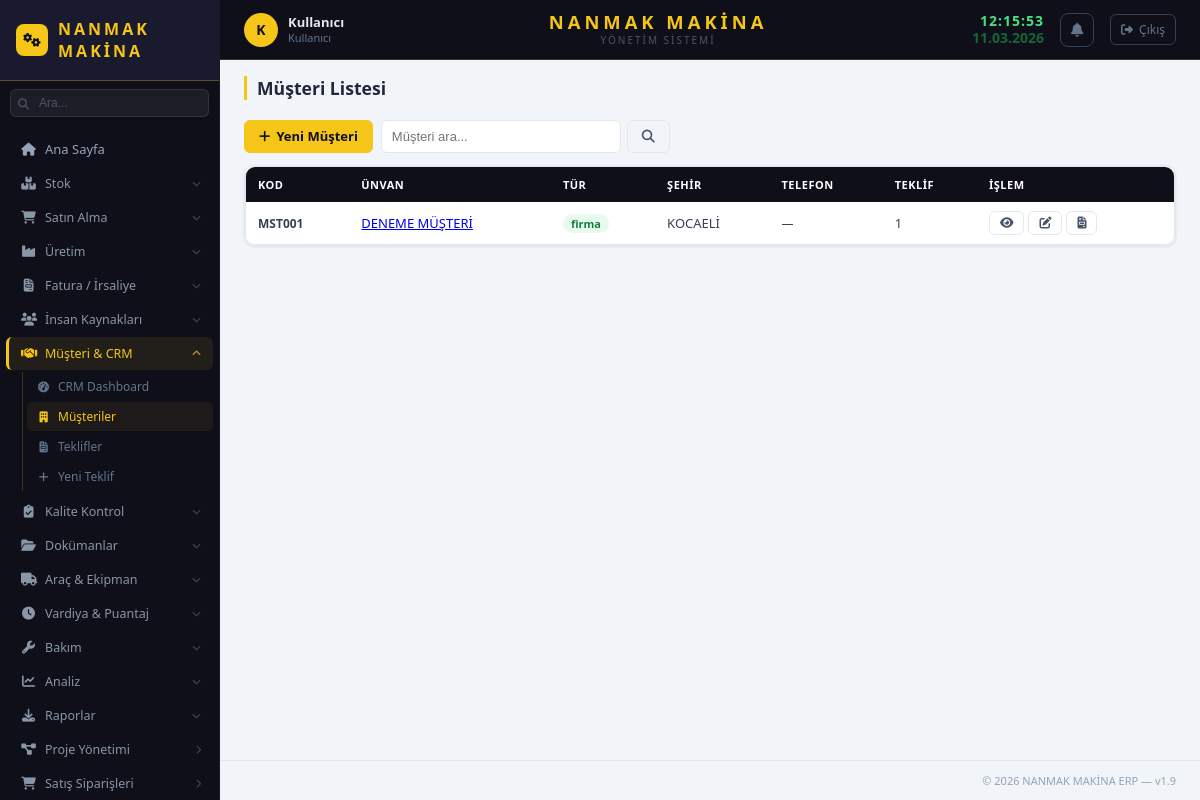
Page /crm/musteriler (signed in) on the committed database.
### app/stok/models/sistem_ayar.py (models this page shows, shortened)
class SistemAyar(db.Model):
    __tablename__ = 'sistem_ayar'
    id = db.Column(db.Integer, primary_key=True, autoincrement=True)
    anahtar = db.Column(db.String(100), unique=True, nullable=False)
    deger = db.Column(db.Text)
    aciklama = db.Column(db.String(200))
    guncelleme = db.Column(db.String(30), default=lambda: datetime.now().strftime('%d.%m.%Y %H:%M'))
    @staticmethod
    def get(anahtar, varsayilan=''):
        ayar = SistemAyar.query.filter_by(anahtar=anahtar).first()
        return ayar.deger if ayar else varsayilan

### app/crm/models/crm.py (models this page shows, shortened)
class Musteri(db.Model):
    __tablename__ = 'musteri'
    id = db.Column(db.Integer, primary_key=True, autoincrement=True)
    musteri_kodu = db.Column(db.String(30), unique=True, nullable=False)
    unvan = db.Column(db.String(150), nullable=False)
    tur = db.Column(db.String(20), default='firma')  # firma | bireysel
    vergi_no = db.Column(db.String(20))
    vergi_dairesi = db.Column(db.String(100))
    telefon = db.Column(db.String(20))
    email = db.Column(db.String(150))
    website = db.Column(db.String(150))
    adres = db.Column(db.Text)
    sehir = db.Column(db.String(50))
    ulke = db.Column(db.String(50), default='Türkiye')
    yetkili_ad = db.Column(db.String(100))
    yetkili_tel = db.Column(db.String(20))
    yetkili_email = db.Column(db.String(150))
    odeme_vadesi = db.Column(db.Integer, default=30)
    para_birimi = db.Column(db.String(10), default='TRY')
    kredi_limiti = db.Column(db.Float, default=0)
    sektor = db.Column(db.String(100))
    notlar = db.Column(db.Text)
    aktif = db.Column(db.Integer, default=1)
    olusturma_tarihi = db.Column(db.String(20), default=_simdi)
    teklifler = db.relationship('Teklif', backref='musteri', lazy=True)

### app/crm/routes/crm_routes.py (the view)
@crm_bp.route('/musteriler')
def musteri_liste():
    q = request.args.get('q', '')
    query = Musteri.query.filter_by(aktif=1)
    if q:
        query = query.filter(Musteri.unvan.ilike(f'%{q}%') | Musteri.musteri_kodu.ilike(f'%{q}%'))
    musteriler = query.order_by(Musteri.unvan).all()
    return render_template('crm/musteri_liste.html', musteriler=musteriler, q=q)

### app/__init__.py (called while the page is built)
def login_gerekli_mi(endpoint, path):
    for acik in ACIK_URLLAR:
        if path.startswith(acik):
            return False
    return True

### app/kullanici/models/kullanici.py (called while the page is built)
    def birincil_rol(self):
        if self.roller:
            return self.roller[0].rol
        return None

    def admin_mi(self):
        for kr in self.roller:
            if kr.rol and kr.rol.rol_adi == 'admin':
                return True
        return False

### app/crm/templates/crm/musteri_liste.html (shortened to what this page needs)
{% extends "base.html" %}
{% block page_title %}Müşteri Listesi{% endblock %}
{% block content %}
<div style="display:flex;gap:8px;margin-bottom:12px;flex-wrap:wrap;">
    <a href="{{ url_for('crm.musteri_form') }}" class="btn btn-primary"><i class="fas fa-plus"></i> Yeni Müşteri</a>
    <form method="GET" style="display:flex;gap:6px;flex:1;">
        <input type="text" name="q" value="{{ q }}" class="form-input" placeholder="Müşteri ara..." style="max-width:240px;">
        <button class="btn btn-ghost"><i class="fas fa-search"></i></button>
    </form>
</div>
<div class="card">
    <div class="table-container">
        <table class="data-table">
            <thead><tr><th>Kod</th><th>Ünvan</th><th>Tür</th><th>Şehir</th><th>Telefon</th><th>Teklif</th><th>İşlem</th></tr></thead>
            <tbody>
            {% for m in musteriler %}
            <tr>
                <td style="font-weight:600;font-size:12px;">{{ m.musteri_kodu }}</td>
                <td><a href="{{ url_for('crm.musteri_detay', id=m.id) }}" style="font-weight:500;">{{ m.unvan }}</a></td>
                <td><span class="status-badge {% if m.tur=='firma' %}acik{% else %}beklemede{% endif %}">{{ m.tur }}</span></td>
                <td>{{ m.sehir or '—' }}</td>
                <td style="font-size:12px;">{{ m.telefon or '—' }}</td>
                <td>{{ m.teklifler|length }}</td>
                <td style="display:flex;gap:4px;">
                    <a href="{{ url_for('crm.musteri_detay', id=m.id) }}" class="btn btn-ghost btn-sm"><i class="fas fa-eye"></i></a>
                    <a href="{{ url_for('crm.musteri_form', id=m.id) }}" class="btn btn-ghost btn-sm"><i class="fas fa-edit"></i></a>
                    <a href="{{ url_for('crm.teklif_form') }}?musteri_id={{ m.id }}" class="btn btn-ghost btn-sm" title="Yeni Teklif"><i class="fas fa-file-invoice"></i></a>
                </td>
            </tr>
            {% else %}
            <tr><td colspan="7" style="text-align:center;padding:24px;color:var(--gri);">Müşteri bulunamadı</td></tr>
            {% endfor %}
            </tbody>
        </table>
    </div>
</div>
{% endblock %}

### app/stok/templates/base.html (shortened to what this page needs)
<!DOCTYPE html>
<html lang="tr">
<head>
    <link rel="stylesheet" href="{{ url_for('static', filename='css/main.css') }}">
    <link rel="stylesheet" href="https://cdnjs.cloudflare.com/ajax/libs/font-awesome/6.4.0/css/all.min.css">
</head>
<body>
<aside class="sidebar">
    <div class="sidebar-logo">
        {% if firma_logo %}
        <img src="{{ url_for('static', filename='img/' + firma_logo) }}"
             alt="{{ firma_adi }}" style="height:36px;max-width:140px;object-fit:contain;">
        {% else %}
        <span class="sidebar-logo-icon"><i class="fas fa-cogs"></i></span>
        <span class="sidebar-logo-text">{{ firma_adi }}</span>
        {% endif %}
    </div>
    <div class="sidebar-arama">
        <i class="fas fa-search sidebar-arama-ikon"></i>
        <input type="text" id="global-arama" placeholder="Ara..." autocomplete="off">
    </div>
    <nav class="sidebar-nav">
        <a href="/" class="nav-item {% if request.path == '/' %}active{% endif %}">
            <i class="fas fa-home"></i><span>Ana Sayfa</span>
        </a>
        <div class="nav-group">
            <div class="nav-group-title" id="btn-stok-menu">
                <i class="fas fa-boxes ng-icon"></i>
                <span class="ng-label">Stok</span>
                <i class="fas fa-chevron-down ng-arrow"></i>
            </div>
        </div>
        <div class="nav-group">
            <div class="nav-group-title" id="btn-satin-menu">
                <i class="fas fa-shopping-cart ng-icon"></i>
                <span class="ng-label">Satın Alma</span>
                <i class="fas fa-chevron-down ng-arrow"></i>
            </div>
        </div>
        <div class="nav-group">
            <div class="nav-group-title" id="btn-uretim-menu">
                <i class="fas fa-industry ng-icon"></i>
                <span class="ng-label">Üretim</span>
                <i class="fas fa-chevron-down ng-arrow"></i>
            </div>
        </div>
        <div class="nav-group">
            <div class="nav-group-title" id="btn-fatura-menu">
                <i class="fas fa-file-invoice ng-icon"></i>
                <span class="ng-label">Fatura / İrsaliye</span>
                <i class="fas fa-chevron-down ng-arrow"></i>
            </div>
        </div>
        {% if session.get('admin') or yetki.get('ik') %}
        <div class="nav-group">
            <div class="nav-group-title" id="btn-ik-menu">
                <i class="fas fa-users ng-icon"></i>
                <span class="ng-label">İnsan Kaynakları</span>
                <i class="fas fa-chevron-down ng-arrow"></i>
            </div>
        </div>
        {% endif %}
        {% if aktif_moduller.get('crm') %}
        <div class="nav-group">
            <div class="nav-group-title" id="btn-crm-menu">
                <i class="fas fa-handshake ng-icon"></i>
                <span class="ng-label">Müşteri & CRM</span>
                <i class="fas fa-chevron-down ng-arrow"></i>
            </div>
            <div id="crm-menu" class="nav-submenu">
                <a href="{{ url_for('crm.crm_dashboard') }}"><i class="fas fa-tachometer-alt"></i> CRM Dashboard</a>
                <a href="{{ url_for('crm.musteri_liste') }}"><i class="fas fa-building"></i> Müşteriler</a>
                <a href="{{ url_for('crm.teklif_liste') }}"><i class="fas fa-file-invoice"></i> Teklifler</a>
                <a href="{{ url_for('crm.teklif_form') }}"><i class="fas fa-plus"></i> Yeni Teklif</a>
            </div>
        </div>
        {% endif %}
        {% if aktif_moduller.get('kalite') %}
        <div class="nav-group">
            <div class="nav-group-title" id="btn-kalite-menu">
                <i class="fas fa-clipboard-check ng-icon"></i>
                <span class="ng-label">Kalite Kontrol</span>
                <i class="fas fa-chevron-down ng-arrow"></i>
            </div>
        </div>
        {% endif %}
        {% if aktif_moduller.get('dokuman') %}
        <div class="nav-group">
            <div class="nav-group-title" id="btn-dokuman-menu">
                <i class="fas fa-folder-open ng-icon"></i>
                <span class="ng-label">Dokümanlar</span>
                <i class="fas fa-chevron-down ng-arrow"></i>
            </div>
        </div>
        {% endif %}
        {% if aktif_moduller.get('arac') %}
        <div class="nav-group">
            <div class="nav-group-title" id="btn-arac-menu">
                <i class="fas fa-truck ng-icon"></i>
                <span class="ng-label">Araç & Ekipman</span>
                <i class="fas fa-chevron-down ng-arrow"></i>
            </div>
        </div>
        {% endif %}
        {% if aktif_moduller.get('vardiya') %}
        <div class="nav-group">
            <div class="nav-group-title" id="btn-vardiya-menu">
                <i class="fas fa-clock ng-icon"></i>
                <span class="ng-label">Vardiya & Puantaj</span>
                <i class="fas fa-chevron-down ng-arrow"></i>
            </div>
        </div>
        {% endif %}
        {% if aktif_moduller.get('bakim') %}
        <div class="nav-group">
            <div class="nav-group-title" id="btn-bakim-menu">
                <i class="fas fa-wrench ng-icon"></i>
                <span class="ng-label">Bakım</span>
                <i class="fas fa-chevron-down ng-arrow"></i>
            </div>
        </div>
        {% endif %}
        <div class="nav-group">
            <div class="nav-group-title" id="btn-analiz-menu">
                <i class="fas fa-chart-line ng-icon"></i>
                <span class="ng-label">Analiz</span>
                <i class="fas fa-chevron-down ng-arrow"></i>
            </div>
        </div>
        <div class="nav-group">
            <div class="nav-group-title" id="btn-rapor-menu">
                <i class="fas fa-download ng-icon"></i>
                <span class="ng-label">Raporlar</span>
                <i class="fas fa-chevron-down ng-arrow"></i>
            </div>
        </div>
        {% if aktif_moduller.get('proje') %}
        <div class="nav-group">
            <div class="nav-group-title" id="btn-proje-menu">
                <i class="fas fa-project-diagram ng-icon"></i>
                <span class="ng-label">Proje Yönetimi</span>
                <i class="fas fa-chevron-right ng-arrow"></i>
            </div>
        </div>
        {% endif %}
        {% if aktif_moduller.get('siparis') %}
        <div class="nav-group">
            <div class="nav-group-title" id="btn-siparis-menu">
                <i class="fas fa-shopping-cart ng-icon"></i>
                <span class="ng-label">Satış Siparişleri</span>
                <i class="fas fa-chevron-right ng-arrow"></i>
            </div>
        </div>
        {% endif %}
    </nav>
</aside>
<div class="main-wrapper">
    <header class="top-header">
        <div class="header-left">
            <a href="{{ url_for('kullanici.profil') }}" class="header-user" title="Profilim" style="text-decoration:none;">
                <div class="header-user-avatar">{{ session.get('tam_ad', 'K')[:1] | upper }}</div>
                <div class="header-user-info">
                    <span class="header-user-name">{{ session.get('tam_ad', 'Kullanıcı') }}</span>
                    <span class="header-user-role">{% if session.get('admin') %}Admin{% else %}Kullanıcı{% endif %}</span>
                </div>
            </a>
        </div>
        <div class="header-center">
            <div class="header-firma">{{ firma_adi }}</div>
            <div class="header-firma-alt">{{ firma_alt_baslik }}</div>
        </div>
        <div class="header-right">
            <div class="header-datetime">
                <span class="header-saat" id="header-saat">--:--:--</span>
                <span class="header-tarih" id="header-tarih">--.--.----</span>
            </div>
            <div class="bildirim-wrapper" id="bildirim-wrapper">
                <button class="bildirim-btn" onclick="toggleBildirimler()" title="Bildirimler">
                    <i class="fas fa-bell"></i>
                </button>
            </div>
            <a href="{{ url_for('kullanici.cikis') }}" class="header-cikis" title="Çıkış Yap">
                <i class="fas fa-sign-out-alt"></i>
                <span>Çıkış</span>
            </a>
        </div>
    </header>
    <div class="page-header">
        <h2 class="page-title">{% block page_title %}{% endblock %}</h2>
    </div>
    <main class="main-content">
        {% block content %}{% endblock %}
    </main>
    <footer class="footer">
        <span>© 2026 {{ firma_adi }} ERP — v1.9</span>
    </footer>
</div>
</body>
</html>

### app/stok/templates/base.html (style rules this page uses)
.bildirim-wrapper { position: relative; }
.bildirim-btn { background: none; border: 1px solid #334155; color: #64748b; width: 34px; height: 34px; border-radius: 8px; cursor: pointer; display: flex; align-items: center; justify-content: center; font-size: 14px; transition: all 0.15s; position: relative; }
.sidebar-arama { padding: 8px 10px; position: relative; }
.sidebar-arama input { width: 100%; background: rgba(255,255,255,0.06); border: 1px solid rgba(255,255,255,0.1); border-radius: 6px; padding: 6px 8px 6px 28px; color: #94a3b8; font-size: 12px; outline: none; transition: all 0.15s; }
.sidebar-arama input::placeholder { color: #475569; }
.sidebar-arama-ikon { position: absolute; left: 18px; top: 50%; transform: translateY(-50%); color: #475569; font-size: 11px; pointer-events: none; }

### rows in the picture
SistemAyar: deger "NANMAK MAKİNA"
SistemAyar: deger "YÖNETIM SISTEMI"
Musteri: musteri_kodu "MST001", unvan "DENEME MÜŞTERİ", tur "firma", sehir "KOCAELİ", telefon "—", teklifler|length "1"

### other values in the picture
{{ session.get('tam_ad', 'K')[:1] | upper }} "K"
{{ session.get('tam_ad', 'Kullanıcı') }} "Kullanıcı"
